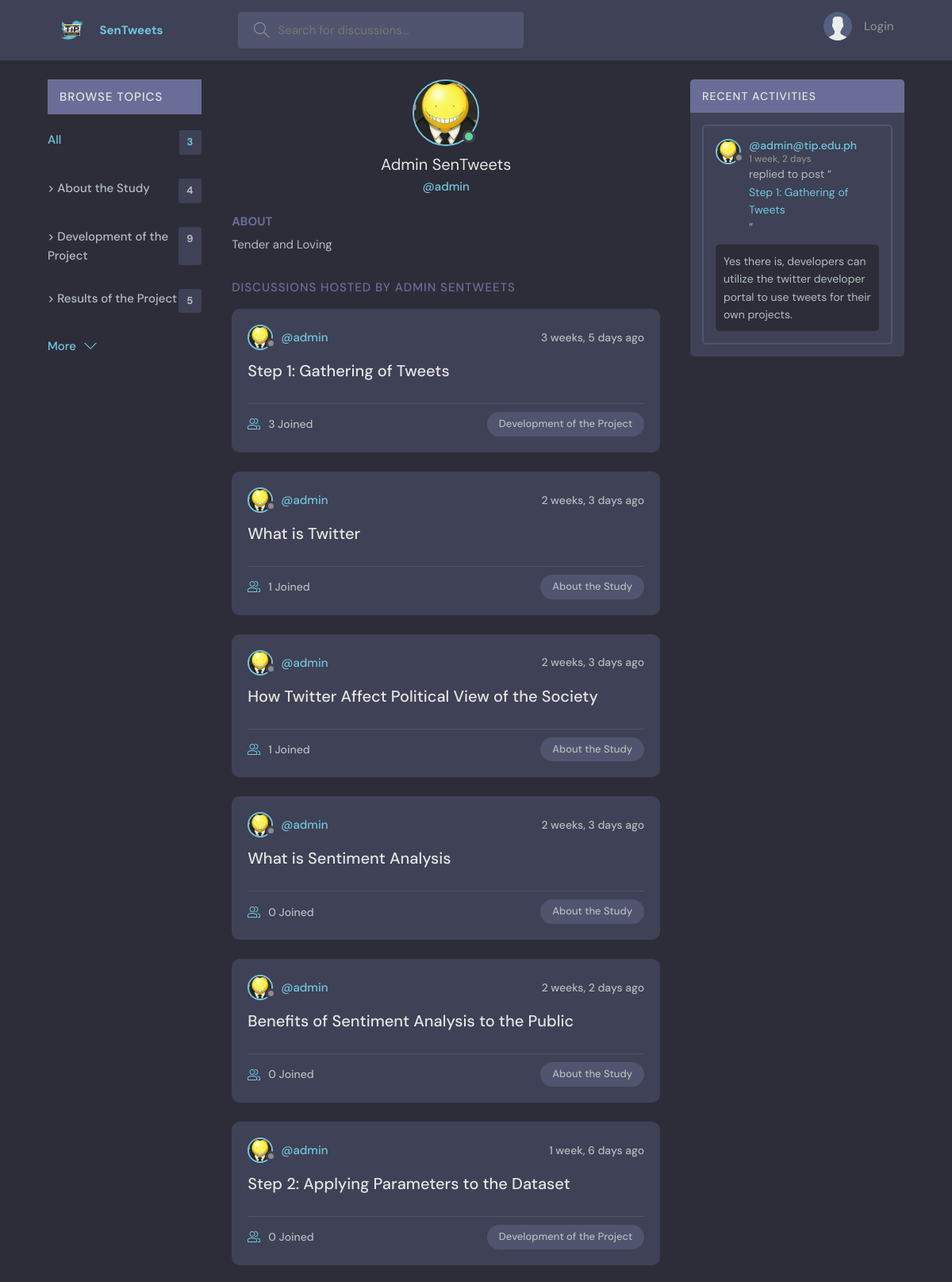
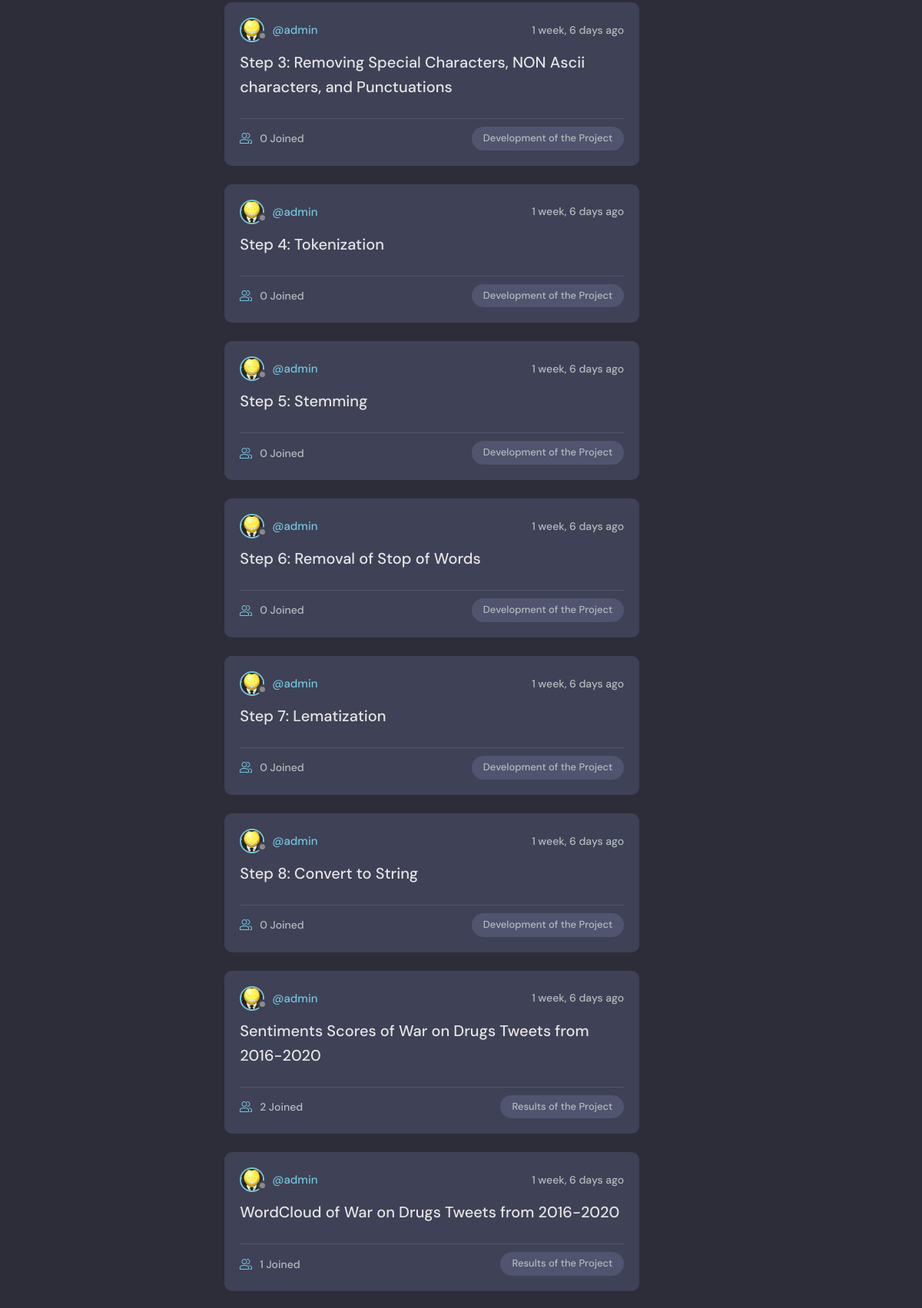
Page /profile/1/ (upper part) on the committed database (2 pictures, top to bottom).
### base/models.py (models this page shows, shortened)
class Topic(models.Model):
    name = models.CharField(max_length=200)

class User(AbstractUser):
    name = models.CharField(max_length=200, null=True)
    email = models.EmailField(unique = True,null=True)
    bio = models.TextField(null=True)
    avatar = models.ImageField(null=True, default ="avatar.svg")
    USERNAME_FIELD = 'email'
    REQUIRED_FIELDS = []

class Room(models.Model):
    host = models.ForeignKey(User, on_delete=models.SET_NULL, null=True)
    topic = models.ForeignKey(Topic, on_delete=models.SET_NULL, null=True)
    name = models.CharField(max_length=200)
    description = models.TextField(null=True, blank=True)
    participants = models.ManyToManyField(User, related_name='participants', blank=True)
    updated = models.DateTimeField(auto_now=True)
    created = models.DateTimeField(auto_now_add=True)
    header_image = models.ImageField(null=True, blank = True)
    class Meta:
        ordering = ['created']
    def __str__(self):
        return self.name

class Message(models.Model):
    user = models.ForeignKey(User, on_delete=models.CASCADE)
    room = models.ForeignKey(Room, on_delete=models.CASCADE)
    body = models.TextField()
    updated = models.DateTimeField(auto_now=True)
    created = models.DateTimeField(auto_now_add=True)
    class Meta:
        ordering = ['-updated', '-created']

### base/views.py (the view)
# urls.py: path('profile/<str:pk>/', views.userProfile, name="user-profile"),
def userProfile(request,pk):
    user = User.objects.get(id=pk)
    rooms = user.room_set.all()
    room_messages = user.message_set.all()
    topics = Topic.objects.all()
    context = {'user':user, 'rooms':rooms, 'room_messages': room_messages, 'topics':topics}
    return render(request,'base/profile.html', context)

### base/templates/base/profile.html (shortened to what this page needs)
{% extends 'main.html' %}
{% block content %}
<main class="profile-page layout layout--3">
  <div class="container">
    {% include 'base/topics_component.html' %}
    <div class="roomList">
      <div class="profile">
        <div class="profile__avatar">
          <div class="avatar avatar--large active">
            <img src="{{user.avatar.url}}" />
          </div>
        </div>
        <div class="profile__info">
          <h3>{{user.name}}</h3>
          <p>@{{user.username}}</p>
        </div>
        <div class="profile__about">
          <h3>About</h3>
          <p>
            {{user.bio}}
          </p>
        </div>
      </div>
      <div class="roomList__header">
        <div>
          <h2>Discussions Hosted by {{user.name}}</a>
          </h2>
        </div>
      </div>
      {% include 'base/feed_component.html' %}
    </div>
    {% include 'base/activity_component.html' %}
  </div>
</main>
{% endblock content %}

### base/templates/base/topics_component.html
<div class="topics">
    <div class="topics__header">
      <h2>Browse Topics</h2>
    </div>
    <ul class="topics__list">
      <li>
        <a href="{% url 'SenTweets home' %}" class="active">All <span>{{topics.count}}</span></a>
      </li>
      {% for topic in topics %}
      <li>
        <a href = "{% url 'SenTweets home' %}?q={{topic.name}}">> {{topic.name}}  <span>{{topic.room_set.all.count}}</span></a>
      </li>
      {% endfor %}
    <a class="btn btn--link" href="{% url 'topics' %}">
      More
      <svg version="1.1" xmlns="http://www.w3.org/2000/svg" width="32" height="32" viewBox="0 0 32 32">
        <title>chevron-down</title>
        <path d="M16 21l-13-13h-3l16 16 16-16h-3l-13 13z"></path>
      </svg>
    </a>
  </div>

### base/templates/base/feed_component.html (shortened to what this page needs)
{% for room in rooms %}
<div class="roomListRoom">
    <div class="roomListRoom__header">
        <a href="{% url 'user-profile' room.host.id %}" class="roomListRoom__author">
            <div class="avatar avatar--small">
                <img src="{{room.host.avatar.url}}" />
            </div>
            <span>@{{room.host.username}}</span>
        </a>
        <div class="roomListRoom__actions">
            <span>{{room.created|timesince}} ago</span>
        </div>
    </div>
    <div class="roomListRoom__content">
        <a href="{% url 'room' room.id %}">{{room.name}}</a>
    </div>
    <div class="roomListRoom__meta">
        <a href="{% url 'room' room.id %}" class="roomListRoom__joined">
            {{room.participants.all.count}} Joined
        </a>
        <p class="roomListRoom__topic">{{room.topic.name}}</p>
    </div>
</div>
{% endfor %}

### base/templates/base/activity_component.html (shortened to what this page needs)
<div class="activities">
    <div class="activities__header">
      <h2>Recent Activities</h2>
    </div>
    {% for message in room_messages %}
    <div class="activities__box">
      <div class="activities__boxHeader roomListRoom__header">
        <a href="{% url 'user-profile' message.user.id %}" class="roomListRoom__author">
          <div class="avatar avatar--small">
            <img src="{{message.user.avatar.url}}" />
          </div>
          <p>
            @{{message.user}}
            <span>{{message.created|timesince}} </span>
          </p>
        </a>
      </div>
      <div class="activities__boxContent">
        <p>replied to post “<a href="{% url 'room' message.room.id %}">{{message.room}}</a>”</p>
        <div class="activities__boxRoomContent">
         {{message.body}}
        </div>
      </div>
    </div>
    {% endfor %}
  </div>

### rows in the picture
Topic: name "About the Study", room_set.all.count "4"
Topic: name "Development of the Project", room_set.all.count "9"
Topic: name "Results of the Project", room_set.all.count "5"
User: avatar (picture), name "Admin SenTweets", username "admin", bio "Tender and Loving", name "ADMIN SENTWEETS"
Room: host.avatar (picture), host.username "admin", created "3 weeks, 5 days", name "Step 1: Gathering of Tweets", participants.all.count "3", topic.name "Development of the Project"
Room: host.avatar (picture), host.username "admin", created "2 weeks, 3 days", name "What is Twitter", participants.all.count "1", topic.name "About the Study"
Room: host.avatar (picture), host.username "admin", created "2 weeks, 3 days", name "How Twitter Affect Political View of the Society", participants.all.count "1", topic.name "About the Study"
Room: host.avatar (picture), host.username "admin", created "2 weeks, 3 days", name "What is Sentiment Analysis", participants.all.count "0", topic.name "About the Study"
Room: host.avatar (picture), host.username "admin", created "2 weeks, 2 days", name "Benefits of Sentiment Analysis to the Public", participants.all.count "0", topic.name "About the Study"
Room: host.avatar (picture), host.username "admin", created "1 week, 6 days", name "Step 2: Applying Parameters to the Dataset", participants.all.count "0", topic.name "Development of the Project"
Room: host.avatar (picture), host.username "admin", created "1 week, 6 days", name "Step 3: Removing Special Characters, NON Ascii characters, and Punctuations", participants.all.count "0", topic.name "Development of the Project"
Room: host.avatar (picture), host.username "admin", created "1 week, 6 days", name "Step 4: Tokenization", participants.all.count "0", topic.name "Development of the Project"
Room: host.avatar (picture), host.username "admin", created "1 week, 6 days", name "Step 5: Stemming", participants.all.count "0", topic.name "Development of the Project"
Room: host.avatar (picture), host.username "admin", created "1 week, 6 days", name "Step 6: Removal of Stop of Words", participants.all.count "0", topic.name "Development of the Project"
Room: host.avatar (picture), host.username "admin", created "1 week, 6 days", name "Step 7: Lematization", participants.all.count "0", topic.name "Development of the Project"
Room: host.avatar (picture), host.username "admin", created "1 week, 6 days", name "Step 8: Convert to String", participants.all.count "0", topic.name "Development of the Project"
Room: host.avatar (picture), host.username "admin", created "1 week, 6 days", name "Sentiments Scores of War on Drugs Tweets from 2016-2020", participants.all.count "2", topic.name "Results of the Project"
Room: host.avatar (picture), host.username "admin", created "1 week, 6 days", name "WordCloud of War on Drugs Tweets from 2016-2020", participants.all.count "1", topic.name "Results of the Project"
Message: user.avatar (picture), user "admin@tip.edu.ph", created "1 week, 2 days", room "Step 1: Gathering of Tweets", body "Yes there is, developers can utilize the twitter developer portal to use tweets for their own projects."

### other values in the picture
{{ topics.count }} "3"
